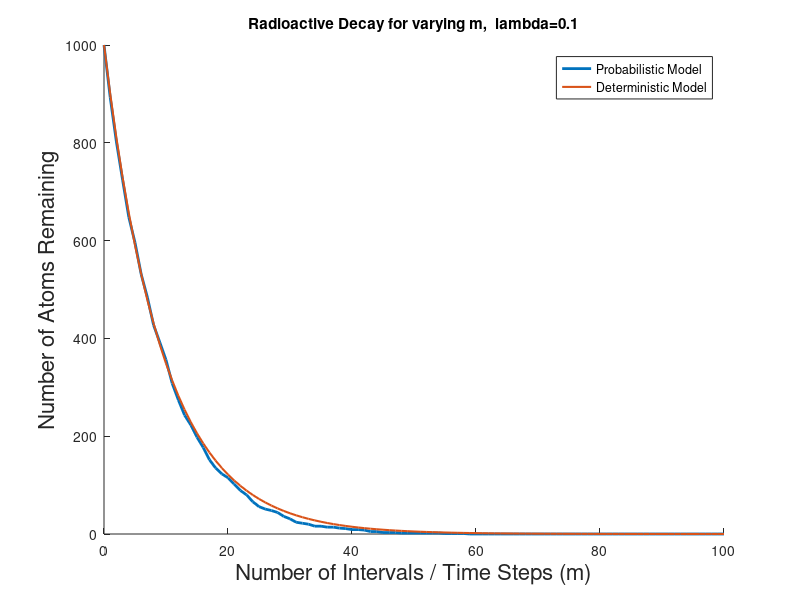

Source code (MATLAB):
% Author - Rajdeep Pinge
% Date - 8th March, 2017

% Programme to simulate radioactive decay using monte carlo method - a
% nondeterministic process.

clear;
close all;

%%%%%%%%%%%%%%%%%%%% Probabilistic model %%%%%%%%%%%%%%%%%%%%%%%%%%

lambda = 0.1;  % probability of any atom decaying over a time interval ?t.

m = 100;         % total intervals of time

n = 1000;        % number of atoms

decay_state = ones(n, 1);      % 1: not decayed, 0: decayed

numAtoms = ones(m+1, 1)*n;

for k = 1:m
    unirnd_arr = rand(n, 1);

    for i = 1:n
        if decay_state(i) ~= 0
            if unirnd_arr(i) < lambda
                decay_state(i) = 0;
            end
        end
    end

    numAtoms(k+1) = sum(decay_state);
end

hold on
plot(0:m, numAtoms, 'LineWidth', 2)
title(['Radioactive Decay for varying m,  lambda=' num2str(lambda)])
xlabel('Number of Intervals / Time Steps (m)', 'FontSize', 16)
ylabel('Number of Atoms Remaining', 'FontSize', 16)


%%%%%%%%%%%%%%%%%%%% Deterministic model %%%%%%%%%%%%%%%%%%%%%%%%%%

% keep the conditions lambda, n and m same
total_time = m;
dt = 1;

iterations = total_time / dt + 1;

% array storing remaining atoms at each instant
remAtoms = zeros(iterations, 1);
remAtoms(1) = n;

for i = 2:iterations
    remAtoms(i) = remAtoms(i-1) - lambda * remAtoms(i-1) * dt;
end

hold on
plot(0:total_time, remAtoms, 'LineWidth', 1.5)

legend('Probabilistic Model', 'Deterministic Model')
